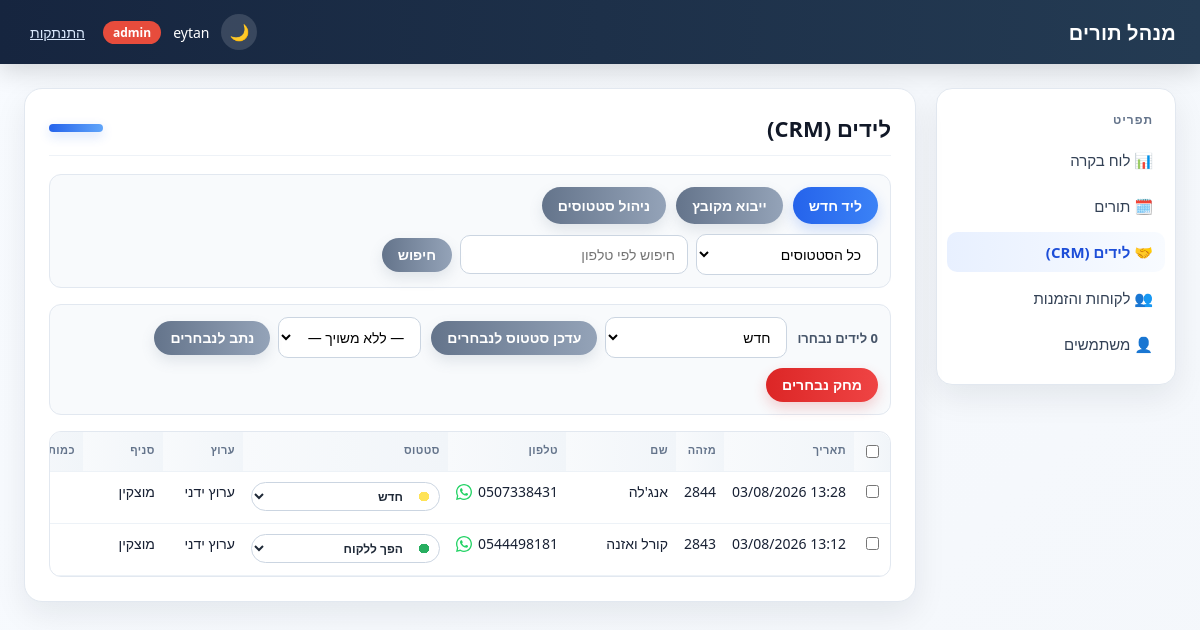
/leads/ (signed in), run on the app's committed database.
### tables this page shows
CREATE TABLE users (
                id INTEGER PRIMARY KEY AUTOINCREMENT,
                username TEXT UNIQUE NOT NULL,
                password_hash TEXT NOT NULL,
                salt TEXT NOT NULL,
                role TEXT NOT NULL
            , permissions TEXT DEFAULT '[]');

CREATE TABLE leads (
                id INTEGER PRIMARY KEY AUTOINCREMENT,
                full_name TEXT,
                phone TEXT,
                status TEXT,
                channel TEXT,
                assigned_user TEXT,
                routings_count INTEGER,
                sms_count INTEGER,
                notes TEXT,
                created_datetime_stamp TEXT,
                last_updated_datetime_stamp TEXT
            , branch TEXT);

### blueprints/leads.py (the view)
@bp.route("/")
@login_required
def list_leads():
    status = request.args.get("status", "")
    phone = request.args.get("phone", "").strip()
    show_my_only = request.args.get("mine", "0") == "1"
    repos = get_repos()
    current_user = session.get("user")
    current_username = current_user.get("username") if current_user else ""
    if phone:
        df = repos.leads.get_by_phone(phone)
    elif status:
        df = repos.leads.get_by_status(status)
    else:
        df = repos.leads.get_all()
    if show_my_only and current_user and current_user.get("role") != "admin":
        df = df[df["assigned_user"].fillna("") == current_username]
    elif current_user and current_user.get("role") != "admin":
        df = df[df["assigned_user"].fillna("") == current_username]
    all_leads = repos.leads.get_all()
    all_phone_counts = all_leads["phone"].fillna("").astype(str).str.strip()
    duplicate_phones = set(
        all_phone_counts[all_phone_counts != ""].value_counts()[lambda series: series > 1].index
    )
    users = to_records(repos.users.get_all()) if hasattr(repos, "users") else []
    lead_records = to_records(df)
    for record in lead_records:
        phone_value = (record.get("phone") or "").strip()
        record["is_duplicate_phone"] = bool(phone_value and phone_value in duplicate_phones)
    return render_template(
        "leads/list.html",
        leads=lead_records,
        statuses=repos.lead_statuses.get_names(),
        status_colors=repos.lead_statuses.get_color_map(),
        default_status_color=DEFAULT_STATUS_COLOR,
        status=status,
        phone=phone,
        users=users,
        show_my_only=show_my_only,
    )

### app.py (called while the page is built)
@app.context_processor
def inject_template_globals():
    return {
        "csrf_token": generate_csrf_token(),
        "current_user": current_user(),
        "ROLE_ADMIN": roles.ADMIN,
        "ROLE_USER": roles.USER,
    }

### auth.py (called while the page is built)
def generate_csrf_token():
    if "csrf_token" not in session:
        session["csrf_token"] = secrets.token_hex(16)
    return session["csrf_token"]

def validate_csrf():
    if request.method != "POST":
        return
    token = session.get("csrf_token")
    submitted = request.form.get("csrf_token", "")
    if not token or not secrets.compare_digest(token, submitted):
        abort(400)

def current_user():
    return session.get("user")

def login_required(view):
    @wraps(view)
    def wrapped(*args, **kwargs):
        if current_user() is None:
            return redirect(url_for("auth.login"))
        return view(*args, **kwargs)
    return wrapped

### db_context.py (called while the page is built)
def get_conn():
    if "db_conn" not in g:
        g.db_conn = sqlite3.connect(DB_FILE, timeout=10)
    return g.db_conn

def get_repos():
    if "repos" not in g:
        conn = get_conn()
        appointments = AppointmentRepository(conn)
        g.repos = SimpleNamespace(
            appointments=appointments,
            availability=AvailabilityService(appointments),
            leads=LeadRepository(conn),
            lead_statuses=LeadStatusRepository(conn),
            customers=CustomerRepository(conn),
            invoices=InvoiceRepository(conn),
            users=UserRepository(conn),
            id_sequence=IdSequence(conn),
        )
    return g.repos

def init_app(app):
    @app.teardown_appcontext
    def close_conn(exception):
        conn = g.pop("db_conn", None)
        if conn is not None:
            conn.close()

### id_sequence.py (called while the page is built)
    def _seed_if_empty(self):
        count = self.conn.execute("SELECT COUNT(*) FROM id_sequence").fetchone()[0]
        if count > 0:
            return
        max_existing = self._max_existing_id()
        if max_existing > 0:
            self.conn.execute("INSERT INTO id_sequence (id) VALUES (?)", (max_existing,))
            self.conn.commit()

### lead_repository.py (called while the page is built)
    def get_all(self):
        return pd.read_sql_query(f"SELECT * FROM {TABLE_NAME} ORDER BY id DESC", self.conn)

### lead_status_repository.py (called while the page is built)
    def get_all(self):
        return pd.read_sql_query(f"SELECT * FROM {TABLE_NAME} ORDER BY id", self.conn)

    def get_names(self):
        return self.get_all()["name"].tolist()

    def get_color_map(self):
        df = self.get_all()
        return dict(zip(df["name"], df["color"]))

### templates/leads/list.html (shortened to what this page needs)
{% extends "base.html" %}
{% block page_heading %}לידים (CRM){% endblock %}
{% block content %}
<div class="toolbar">
    <a href="{{ url_for('leads.new_lead') }}" class="btn">ליד חדש</a>
    <a href="{{ url_for('leads.import_leads') }}" class="btn btn-secondary">ייבוא מקובץ</a>
    {% if current_user.role == ROLE_ADMIN %}
    <a href="{{ url_for('leads.manage_statuses') }}" class="btn btn-secondary">ניהול סטטוסים</a>
    {% endif %}
    <form method="get" class="toolbar-actions">
        <select name="status" onchange="this.form.submit()">
            <option value="">כל הסטטוסים</option>
        </select>
        <input type="text" name="phone" placeholder="חיפוש לפי טלפון" value="{{ phone }}">
        <button type="submit" class="btn btn-secondary">חיפוש</button>
    </form>
</div>
{% if leads %}
<div class="toolbar bulk-actions-bar">
    <span id="bulk-selected-count" class="bulk-count">0 לידים נבחרו</span>
    <form method="post" action="{{ url_for('leads.bulk_update_status') }}" id="bulk-status-form">
        <select name="status" required>
            {% for s in statuses %}
            <option value="{{ s }}">{{ s }}</option>
            {% endfor %}
        </select>
        <button type="submit" class="btn btn-secondary">עדכן סטטוס לנבחרים</button>
    </form>
    <form method="post" action="{{ url_for('leads.bulk_assign') }}" id="bulk-assign-form">
        <select name="assigned_user">
            <option value="">— ללא משויך —</option>
        </select>
        <button type="submit" class="btn btn-secondary">נתב לנבחרים</button>
    </form>
    {% if current_user.role == ROLE_ADMIN %}
    <form method="post" action="{{ url_for('leads.bulk_delete') }}" id="bulk-delete-form"
          onsubmit="return confirm('האם אתה בטוח שברצונך למחוק את הלידים שנבחרו?');">
        <button type="submit" class="btn btn-danger">מחק נבחרים</button>
    </form>
    {% endif %}
</div>
<div class="table-scroll">
    <table class="leads-table">
        <thead>
            <tr>
                <th class="col-select"><input type="checkbox" id="select-all-checkbox"></th>
                <th class="col-created">תאריך</th>
                <th class="col-id">מזהה</th>
                <th class="col-name">שם</th>
                <th class="col-phone">טלפון</th>
                <th class="col-status">סטטוס</th>
                <th class="col-channel">ערוץ</th>
                <th class="col-branch">סניף</th>
                <th class="col-routings">כמות ניתובים</th>
            </tr>
        </thead>
        <tbody>
            {% for lead in leads %}
            <tr>
                <td class="col-select"><input type="checkbox" class="lead-select-checkbox" value="{{ lead.id }}"></td>
                <td class="col-created">{{ lead.created_datetime_stamp | format_lead_datetime }}</td>
                <td class="col-id">{{ lead.id }}</td>
                <td class="col-name">{{ lead.full_name }}</td>
                <td class="col-phone">
                    <span class="phone-cell">
                        <span>{{ lead.phone }}</span>
                        {% if lead.phone %}
                        <a href="{{ lead.phone | whatsapp_link }}" target="_blank" rel="noopener" class="whatsapp-icon" title="פתח בוואטסאפ" aria-label="פתח בוואטסאפ">
                        </a>
                        {% endif %}
                    </span>
                </td>
                <td class="col-status">
                    <form method="post" action="{{ url_for('leads.update_status', lead_id=lead.id) }}">
                        <select name="status" class="status-select" style="--status-color: {{ status_colors.get(lead.status, default_status_color) }};" onchange="this.form.submit()">
                            {% for s in statuses %}
                            <option value="{{ s }}" style="background: {{ status_colors.get(s, default_status_color) }}; color: #fff;" {{ "selected" if s == lead.status else "" }}>{{ s }}</option>
                            {% endfor %}
                        </select>
                    </form>
                </td>
                <td class="col-channel">{{ lead.channel }}</td>
                <td class="col-branch">{{ lead.branch or '-' }}</td>
                <td class="col-routings">{{ lead.routings_count or 0 }}</td>
            </tr>
            {% endfor %}
        </tbody>
    </table>
</div>
{% else %}
<p class="empty-state">לא נמצאו לידים.</p>
{% endif %}
{% endblock %}

### templates/base.html (shortened to what this page needs)
<!DOCTYPE html>
<html lang="he" dir="rtl">
<head>
    <link rel="stylesheet" href="{{ url_for('static', filename='style.css') }}">
</head>
<body>
    <div class="app-shell">
        <div class="topbar">
            <div class="brand">מנהל תורים</div>
            <div class="topbar-user">
                {% if current_user %}
                    <button type="button" class="theme-toggle" id="theme-toggle" aria-label="החלף מצב צבע">🌙</button>
                    <span>{{ current_user.username }}</span>
                    <span class="badge {{ role_badge_class(current_user.role) }}">{{ current_user.role }}</span>
                    <form method="post" action="{{ url_for('auth.logout') }}">
                        <button type="submit" class="link-button">התנתקות</button>
                    </form>
                {% endif %}
            </div>
        </div>
        <div class="layout">
            <div class="sidebar">
                <div class="sidebar-title">תפריט</div>
                <a href="{{ url_for('index') }}"
                   class="{{ 'active' if request.path == '/' else '' }}">📊 לוח בקרה</a>
                <a href="{{ url_for('appointments.list_appointments') }}"
                   class="{{ 'active' if request.path.startswith('/appointments') else '' }}">🗓️ תורים</a>
                <a href="{{ url_for('leads.list_leads') }}"
                   class="{{ 'active' if request.path.startswith('/leads') else '' }}">🤝 לידים (CRM)</a>
                <a href="{{ url_for('customers.list_customers') }}"
                   class="{{ 'active' if request.path.startswith('/customers') else '' }}">👥 לקוחות והזמנות</a>
                {% if current_user and current_user.role == ROLE_ADMIN %}
                <a href="{{ url_for('users.list_users') }}"
                   class="{{ 'active' if request.path.startswith('/users') else '' }}">👤 משתמשים</a>
                {% endif %}
            </div>
            <div class="content">
                <div class="card">
                    <div class="card-header">
                        <h1>{% block page_heading %}{% endblock %}</h1>
                        <div class="card-accent"></div>
                    </div>
                    {% block content %}{% endblock %}
                </div>
            </div>
        </div>
    </div>
</body>
</html>

### data on the page
users: username "eytan"
leads: created_datetime_stamp "13:28 03/08/2026", id "2844", full_name "אנג'לה", phone "0507338431", channel "ערוץ ידני", branch "מוצקין"
leads: created_datetime_stamp "13:12 03/08/2026", id "2843", full_name "קורל ואזנה", phone "0544498181", channel "ערוץ ידני", branch "מוצקין"

### other printed values
{{ current_user.role }} "admin"
form field status "חדש"
form field status "הפך ללקוח"
